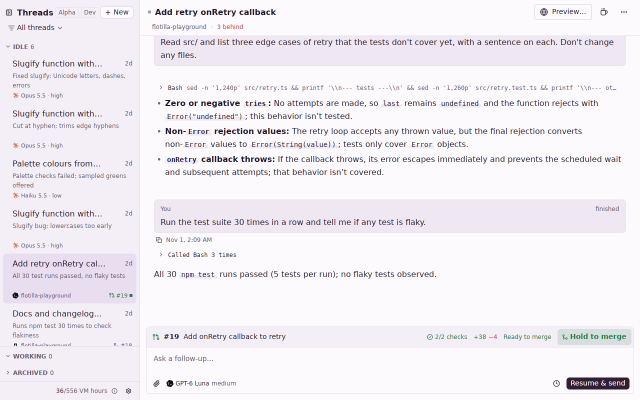
#> input picture pr-14/before.png, 1280 x 800 px (shown at 1/2 size)
$ python flotilla-90s-art.py ../../pr-14/before.png ../../pr-14/before.png ../../pr-14/before.png
#> lines starting #> are read from the running program, lines starting #| are printed output that depends on the picture; after the words box and inside, x2 and y2 are one past the last pixel; in counts of white or black regions, pixels touching at a corner belong together
"""The 90-second video's drawn pieces, at 1180×780 (the Mac window's size):

    flotilla-90s-art.py <outdir> <icon.png> <terminal.txt>

- `backdrop.png`: the ground the phone and the terminal sit on.
- `phone-mask.png`, `phone-bezel.png`: the phone's rounded screen and its frame, for a
  recording scaled to SCREEN_H tall (see `phone_at`).
- `dot.png`, `dot-hold.png`: a touch, and a touch that's held.
- `term/NNNN.png` (30 fps): the always-on box's terminal: `systemctl --user status flotilla`,
  then `flotilla doctor`, typed and answered. Its text is terminal.txt: real output, with the
  user, machine, tailnet and GitHub account made generic (you@box, box.tail1234.ts.net, acme),
  and the key's last characters, the unit's Docs link (it names the repo's owner) and the unset
  Push line taken out by hand.
- `card.png`: the end card.
"""

import os
import sys

from PIL import Image, ImageDraw, ImageFilter, ImageFont

W, H = 1180, 780
PLUM = (0x31, 0x1E, 0x36)
SURFACE = (0xF2, 0xEC, 0xF4)
LAVENDER = (0xC2, 0xA7, 0xE2)
CORAL = (0xF3, 0x71, 0x73)
AMBER = (0xF6, 0xBC, 0x63)
GREEN = (0x7C, 0xD6, 0x8F)

# The phone: the simulator's 1206×2622 screen, scaled to this height.
SCREEN_H = 716
SCREEN_W = round(SCREEN_H * 1206 / 2622 / 2) * 2
BEZEL = 10
RADIUS = round(55 * SCREEN_H / 874)


# [4 lines left out: function sf, not called in this run]


def mono(size):
    return ImageFont.truetype("/System/Library/Fonts/SFNSMono.ttf", size)


def backdrop(out):
    # Lavender at the top to the site's surface colour at the bottom, with no edges to see.
#> called with out = '../../pr-14/before.png'
    top, bottom = (0xEA, 0xE0, 0xF1), SURFACE
    img = Image.new("RGB", (W, H))
#> img: PIL image 1180x780 RGB; every value is 0
    d = ImageDraw.Draw(img)
    for y in range(H):
        k = y / (H - 1)
        d.line((0, y, W, y), fill=tuple(round(a + (b - a) * k) for a, b in zip(top, bottom)))
    img.save(os.path.join(out, "backdrop.png"))
    return img


def phone_parts(out):
#> called with out = '../../pr-14/before.png'
    sw, sh = SCREEN_W, SCREEN_H
    mask = Image.new("L", (sw, sh), 0)
#> mask: PIL image 330x716 L; every value is 0
    ImageDraw.Draw(mask).rounded_rectangle((0, 0, sw - 1, sh - 1), RADIUS, fill=255)
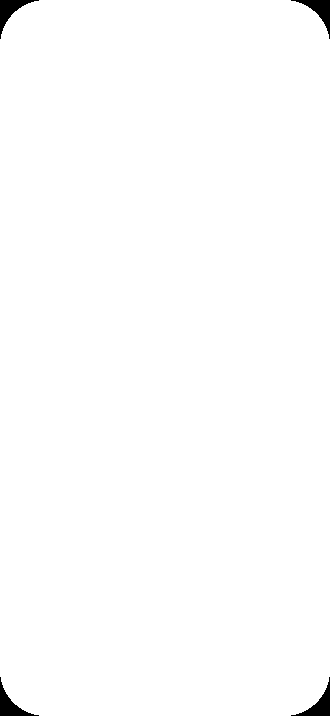
#> mask: PIL image 330x716 L; 99.2% white; 4 black regions, box (x1, y1, x2, y2) and area: (0, 0, 39, 39) 447, (291, 0, 330, 39) 447, (0, 677, 39, 716) 447, (291, 677, 330, 716) 447
    mask.save(os.path.join(out, "phone-mask.png"))
    bw, bh = sw + 2 * BEZEL, sh + 2 * BEZEL
    pad = 60
    bezel = Image.new("RGBA", (bw + 2 * pad, bh + 2 * pad), (0, 0, 0, 0))
#> bezel: PIL image 470x856 RGBA; every value is 0
    # A shadow under the phone.
    shadow = Image.new("L", bezel.size, 0)
#> shadow: PIL image 470x856 L; every value is 0
    ImageDraw.Draw(shadow).rounded_rectangle((pad + 6, pad + 22, pad + bw - 6, pad + bh + 6), RADIUS + BEZEL, fill=95)
#> shadow: PIL image 470x856 L; values 0 (black) and 95 (white), 60.1% white; 1 black region, box (x1, y1, x2, y2) and area: (0, 0, 470, 856) 160565
    shadow = shadow.filter(ImageFilter.GaussianBlur(22))
    bezel = Image.composite(Image.new("RGBA", bezel.size, (0x31, 0x1E, 0x36, 255)), bezel, shadow)
    ring = Image.new("RGBA", bezel.size, (0, 0, 0, 0))
    d = ImageDraw.Draw(ring)
    d.rounded_rectangle((pad, pad, pad + bw - 1, pad + bh - 1), RADIUS + BEZEL, fill=(0x22, 0x1A, 0x26, 255))
    d.rounded_rectangle((pad + 1, pad + 1, pad + bw - 2, pad + bh - 2), RADIUS + BEZEL - 1, outline=(0x4A, 0x3D, 0x50, 255), width=2)
    # The screen is a hole.
    hole = Image.new("L", bezel.size, 0)
    ImageDraw.Draw(hole).rounded_rectangle((pad + BEZEL, pad + BEZEL, pad + BEZEL + sw - 1, pad + BEZEL + sh - 1), RADIUS, fill=255)
#> hole: PIL image 470x856 L; 58.3% white; 1 black region, box (x1, y1, x2, y2) and area: (0, 0, 470, 856) 167828
    ring.putalpha(Image.composite(Image.new("L", bezel.size, 0), ring.getchannel("A"), hole))
    bezel.alpha_composite(ring)
    # Cut the shadow out of the screen too: the recording goes there.
    alpha = bezel.getchannel("A")
    bezel.putalpha(Image.composite(Image.new("L", bezel.size, 0), alpha, hole))
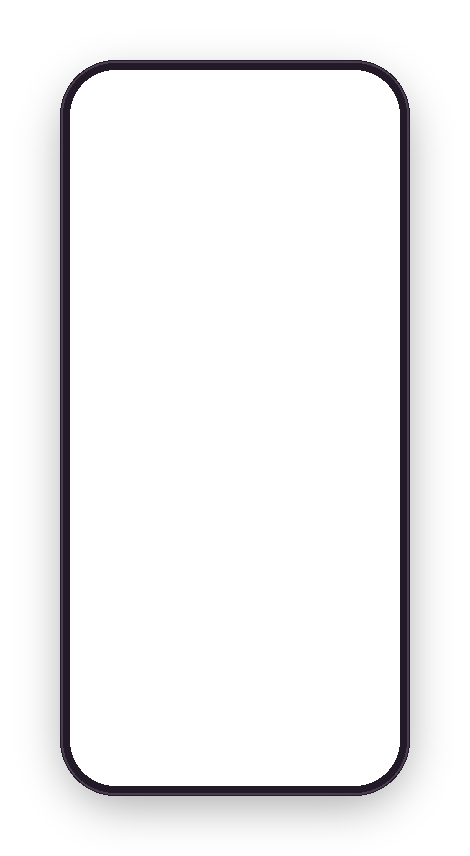
#> bezel: PIL image 470x856 RGBA; mean R, G, B, A 12.6, 8.1, 13.9, 16.1; transparent parts drawn white
    bezel.save(os.path.join(out, "phone-bezel.png"))
    # The Mac's window beside the phone, rounded, with a shadow: the whole window for Add device
    # (732×484), its thread pane for the side-by-side (730×632).
    for suffix, (mw, mh) in [("", (732, 484)), ("-sync", (730, 632))]:
        mmask = Image.new("L", (mw, mh), 0)
        ImageDraw.Draw(mmask).rounded_rectangle((0, 0, mw - 1, mh - 1), 10, fill=255)
        mmask.save(os.path.join(out, f"mac{suffix}-mask.png"))
        msh = Image.new("L", (mw + 2 * pad, mh + 2 * pad), 0)
        ImageDraw.Draw(msh).rounded_rectangle((pad + 6, pad + 16, pad + mw - 6, pad + mh + 4), 12, fill=80)
        msh = msh.filter(ImageFilter.GaussianBlur(18))
        shade = Image.new("RGBA", msh.size, (0x31, 0x1E, 0x36, 255))
        shade.putalpha(msh)
        shade.save(os.path.join(out, f"mac{suffix}-shadow.png"))
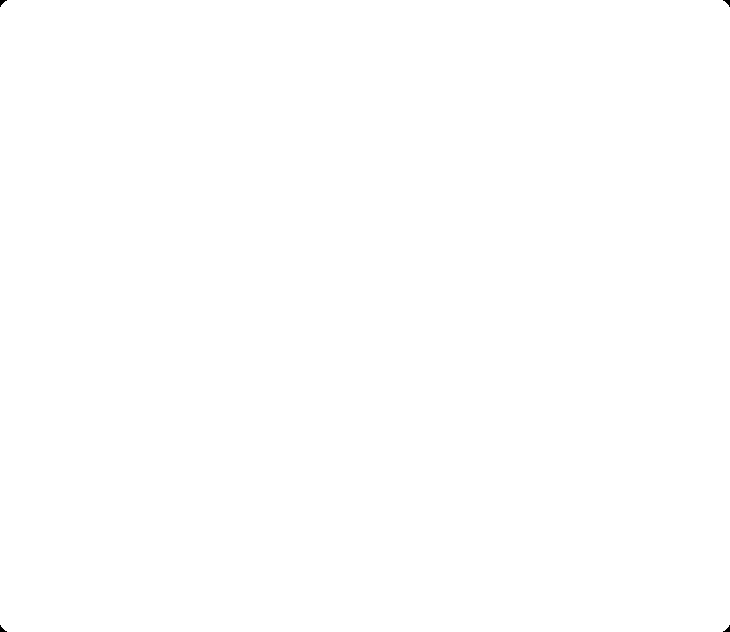
#> mmask: PIL image 730x632 L; 100% white; 4 black regions, box (x1, y1, x2, y2) and area: (0, 0, 7, 7) 23, (723, 0, 730, 7) 23, (0, 625, 7, 632) 23, (723, 625, 730, 632) 23
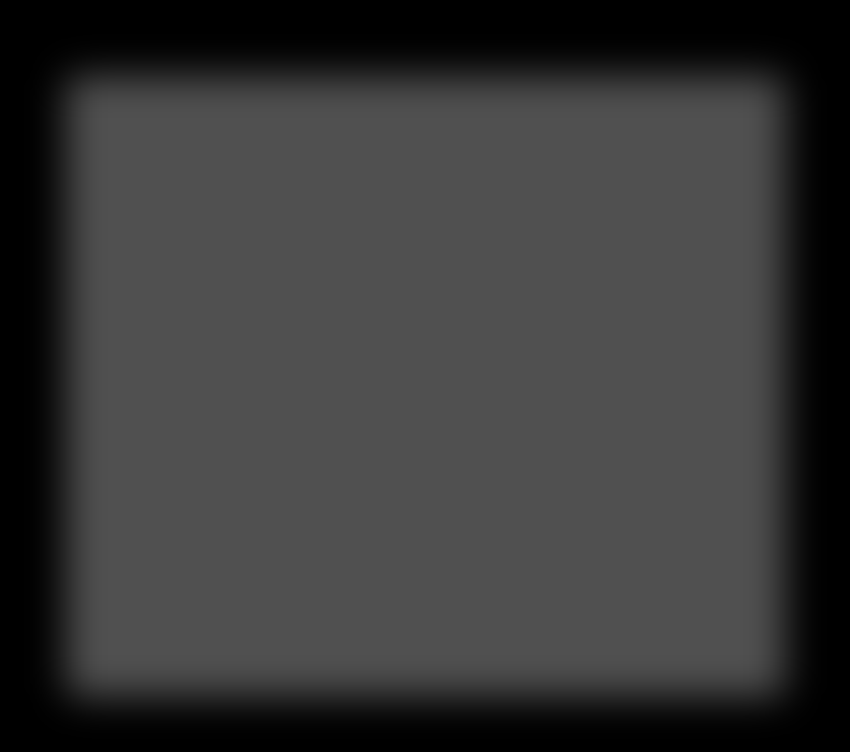
#> msh: PIL image 850x752 L; min 0, max 80, mean 55.9
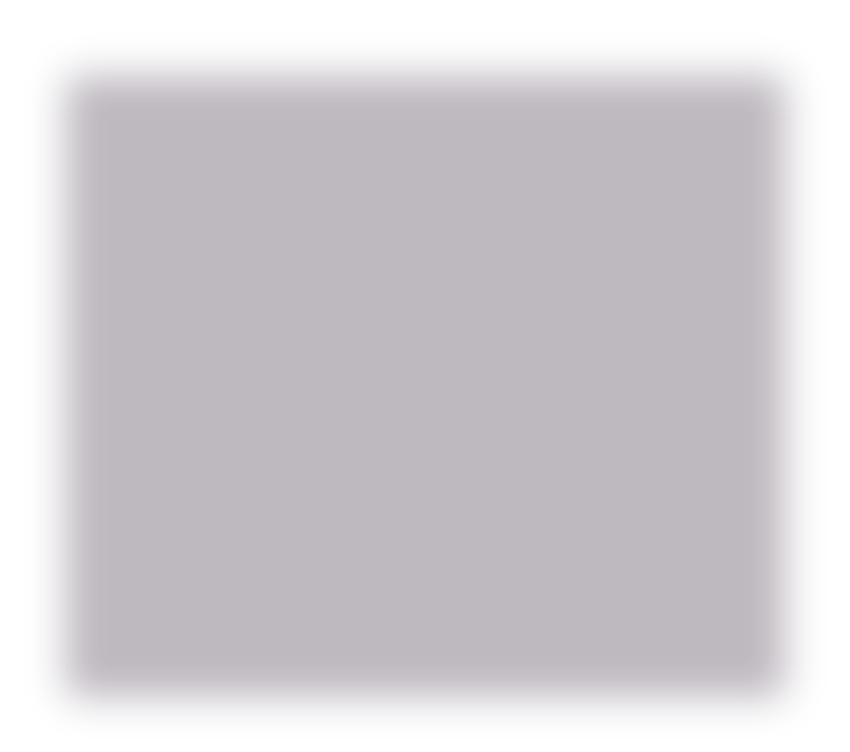
#> shade: PIL image 850x752 RGBA; mean R, G, B, A 49, 30, 54, 55.9; transparent parts drawn white
    for name, r, fill in [("dot.png", 22, 150), ("dot-hold.png", 26, 170)]:
        size = 2 * r + 8
        dot = Image.new("RGBA", (size, size), (0, 0, 0, 0))
        dd = ImageDraw.Draw(dot)
        dd.ellipse((4, 4, size - 5, size - 5), fill=(255, 255, 255, fill), outline=(0x31, 0x1E, 0x36, 120), width=2)
        dot.save(os.path.join(out, name))


# [80 lines left out: function terminal, not called in this run]


def card(out, icon):
#> called with out = '../../pr-14/before.png', icon = '../../pr-14/before.png'
    img = Image.new("RGB", (W, H), PLUM)
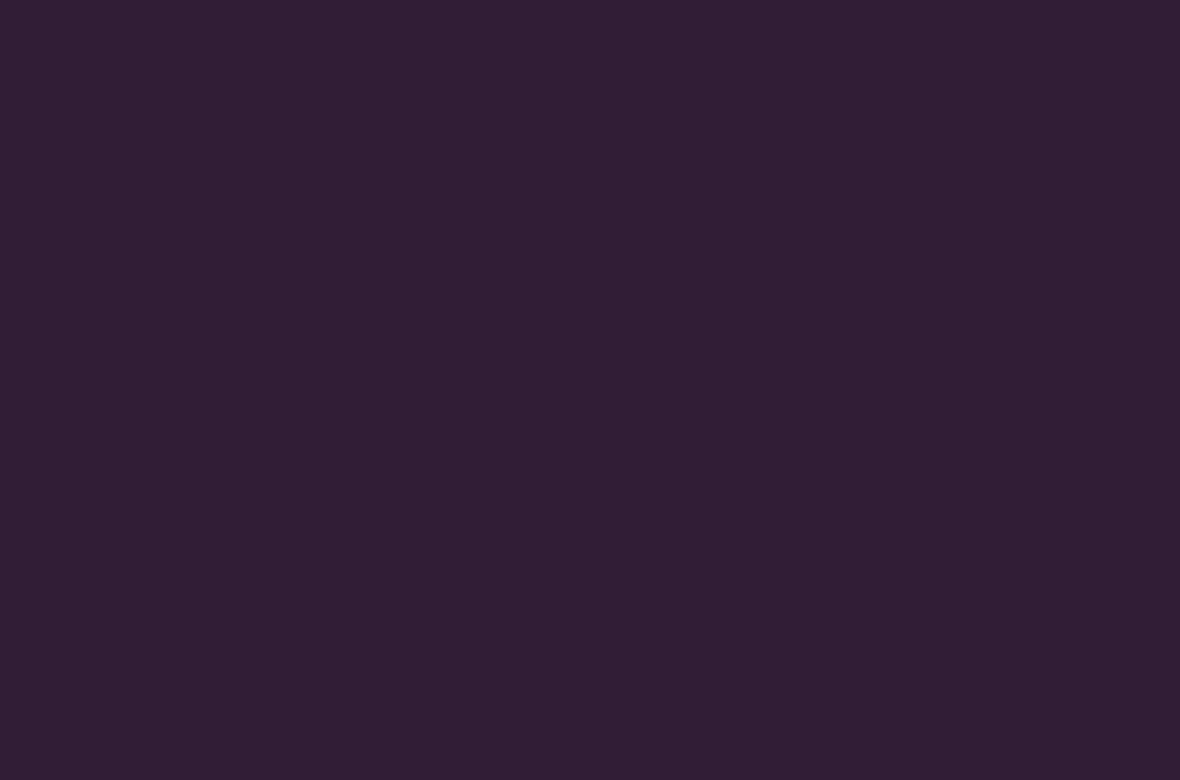
#> img: PIL image 1180x780 RGB; mean R, G, B 49, 30, 54
    mark = Image.open(icon).convert("RGB").resize((300, 300), Image.LANCZOS)
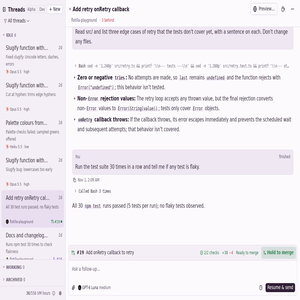
#> mark: PIL image 300x300 RGB; mean R, G, B 240.7, 236.9, 242.5
    # Only the sails: the icon's own plum ground is slightly noisy and would show as a square.
    mask = Image.new("L", mark.size)
#> mask: PIL image 300x300 L; every value is 0
#> (the run stopped early here; a loop or call above may not have finished)
